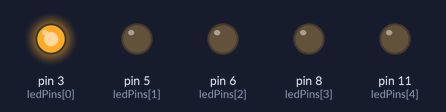
The sketch below on a simulated Arduino Uno, built with avr-gcc and run on an emulated ATmega328P. Shown: output pins drawn as LEDs (lit = HIGH).

Above: at 0.2 s.
At 1.2 s:
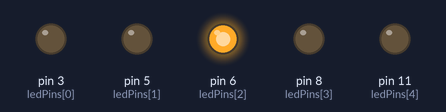
At 1.7 s:
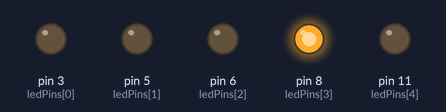
At 3.2 s:
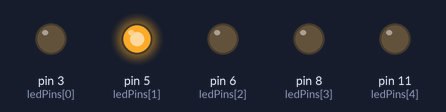
At 4.7 s:
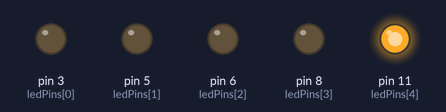
Timing chart, 0 to 5.8 s (numbered marks = the images above):
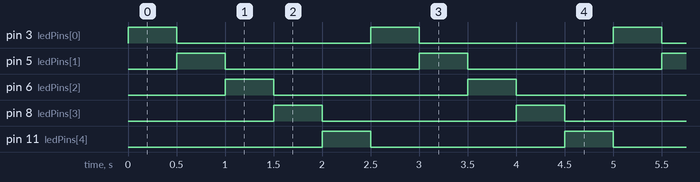

The sketch:

C3E5.ino
```cpp
//Secuencia de 5 leds ascendente conectados a los pines 3 5 6 8 11

const int ledPins[] = {3, 5, 6, 8, 11};
const int numLeds = 5;

void setup() {
  for (int i = 0; i < numLeds; i++) {
    pinMode(ledPins[i], OUTPUT);
  }
}

void loop() {
  for (int i = 0; i < numLeds; i++) {
    digitalWrite(ledPins[i], HIGH);
    delay(500);
    digitalWrite(ledPins[i], LOW);
  }
}
```

Measured:
- by itself, pin 3 (ledPins[0]), pin 5 (ledPins[1]), pin 6 (ledPins[2]), pin 8 (ledPins[3]), pin 11 (ledPins[4]): alternates HIGH for 0.50 s and LOW for 2.0 s
- by itself, everything shown: repeats every 2.5 s, in 6 steps
